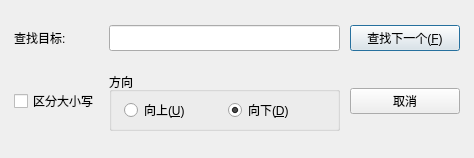
<?xml version="1.0" encoding="UTF-8"?>
<ui version="4.0">
 <class>FindDialog</class>
 <widget class="QDialog" name="FindDialog">
  <property name="geometry">
   <rect>
    <x>0</x>
    <y>0</y>
    <width>474</width>
    <height>158</height>
   </rect>
  </property>
  <property name="windowTitle">
   <string>查找</string>
  </property>
  <property name="windowIcon">
   <iconset resource="resources.qrc">
    <normaloff>:/icons/find.png</normaloff>:/icons/find.png</iconset>
  </property>
  <layout class="QGridLayout" name="gridLayout">
   <property name="leftMargin">
    <number>14</number>
   </property>
   <property name="topMargin">
    <number>14</number>
   </property>
   <property name="rightMargin">
    <number>14</number>
   </property>
   <property name="bottomMargin">
    <number>14</number>
   </property>
   <property name="horizontalSpacing">
    <number>10</number>
   </property>
   <property name="verticalSpacing">
    <number>10</number>
   </property>
   <item row="0" column="0">
    <widget class="QLabel" name="labelFind">
     <property name="text">
      <string>查找目标:</string>
     </property>
    </widget>
   </item>
   <item row="0" column="1">
    <widget class="QLineEdit" name="editFind">
     <property name="minimumSize">
      <size>
       <width>220</width>
       <height>26</height>
      </size>
     </property>
    </widget>
   </item>
   <item row="0" column="2">
    <widget class="QPushButton" name="btnFindNext">
     <property name="minimumSize">
      <size>
       <width>110</width>
       <height>26</height>
      </size>
     </property>
     <property name="text">
      <string>查找下一个(&amp;F)</string>
     </property>
     <property name="default">
      <bool>true</bool>
     </property>
    </widget>
   </item>
   <item row="1" column="0">
    <widget class="QCheckBox" name="checkCaseSensitive">
     <property name="text">
      <string>区分大小写</string>
     </property>
    </widget>
   </item>
   <item row="1" column="1">
    <widget class="QGroupBox" name="groupDirection">
     <property name="title">
      <string>方向</string>
     </property>
     <layout class="QHBoxLayout" name="horizontalLayout">
      <property name="leftMargin">
       <number>12</number>
      </property>
      <property name="topMargin">
       <number>6</number>
      </property>
      <property name="rightMargin">
       <number>12</number>
      </property>
      <property name="bottomMargin">
       <number>6</number>
      </property>
      <item>
       <widget class="QRadioButton" name="radioUp">
        <property name="text">
         <string>向上(&amp;U)</string>
        </property>
       </widget>
      </item>
      <item>
       <widget class="QRadioButton" name="radioDown">
        <property name="text">
         <string>向下(&amp;D)</string>
        </property>
        <property name="checked">
         <bool>true</bool>
        </property>
       </widget>
      </item>
     </layout>
    </widget>
   </item>
   <item row="1" column="2">
    <widget class="QPushButton" name="btnCancel">
     <property name="minimumSize">
      <size>
       <width>110</width>
       <height>26</height>
      </size>
     </property>
     <property name="text">
      <string>取消</string>
     </property>
    </widget>
   </item>
  </layout>
 </widget>
 <tabstops>
  <tabstop>editFind</tabstop>
  <tabstop>btnFindNext</tabstop>
  <tabstop>checkCaseSensitive</tabstop>
  <tabstop>radioUp</tabstop>
  <tabstop>radioDown</tabstop>
  <tabstop>btnCancel</tabstop>
 </tabstops>
 <resources>
  <include location="resources.qrc"/>
 </resources>
 <connections/>
</ui>
